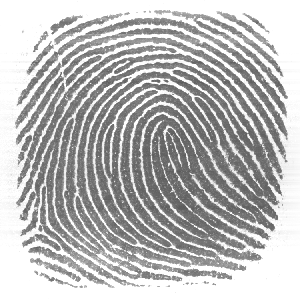
#> input picture test/f001R1.pgm, 300 x 300 px; its folder holds only this picture in this run
$ python base_loader.py   (older library calls are emulated)
#> lines starting #> are read from the running program, lines starting #| are printed output that depends on the picture
import os
import cv2
import numpy as np

class BaseLoader(object):

	def __init__(self , base_path):
		self.base_path = base_path
		self.images = []
		self.image_paths = []
		self.load_images()
#> in load_images, image is the input picture: shape (300, 300); min 90, max 255, mean 186.7

	def load_images(self):
		print("loading base ...")
		self.image_paths = os.listdir(self.base_path)
		self.image_paths.sort()
		for image_path in self.image_paths:
			image = cv2.imread(self.base_path + "/" + image_path , 0)
			self.images.append(image)
		print("load complete")

	def enhancement(self , alpha = 150 , y = 95):
#> called with alpha = 150, y = 95
		print("enhancement started ...")
		enhanced_images = []
		for image in self.images:
			mean = np.mean(image)                 #compute mean value
			variance = np.var(image)              #compute the variance
			standard_deviation = np.std(image)    #computing standard deviation
			height , width = image.shape
			enhanced_image = np.zeros((height , width) , np.uint8)  #create empty image ,this matrix will reciave the enhanced values calculated
			for x_axis in xrange(0 , height):
				for y_axis in xrange(0 , width):
					new_value = alpha + y * (int(image.item((x_axis , y_axis)) - mean) / standard_deviation) #works better with standard deviation than variance
					if new_value < 0:             #verifing if new value is between 0 and 255 (minimum and maximun values possible))
						new_value = 0
					elif new_value > 255:
						new_value = 255
					enhanced_image.itemset((x_axis , y_axis) , new_value) #setting enhanced value
			enhanced_images.append(enhanced_image)
#> this loop made 1 pass
#> (mean, variance, standard_deviation, height, width) on pass 1: (186.7, 3923.6, 62.64, 300, 300)
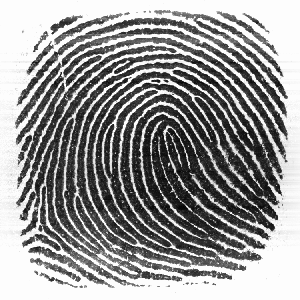
#> enhanced_image: shape (300, 300); min 4, max 253, mean 149.9
#> after the loop, enhanced_images = 1 item
		print("enhancement completed")
		return enhanced_images

	def equalize(self):
		equalized_images = []
		for image in self.images:
			height , width = image.shape
			equalized_image = np.zeros((height , width) , np.uint8)
			equalized_image = cv2.equalizeHist(image)
			equalized_images.append(equalized_image)
		return equalized_images

	def devide_into_blocks(self , image , block_size):
		blocks = []
		image_height ,image_width = image.shape[:2]
		for x_axis in xrange(0,image_height , block_size):
			for y_axis in xrange(0,image_width , block_size):
				seed = tuple([x_axis , y_axis])
				block = []
				for i in xrange(seed[0],seed[0] + block_size):
					for j in xrange(seed[1],seed[1] + block_size):
						if i >= image_height:
							i = image_height - 1
						if j >= image_width:
							j = image_width - 1
						#print("i : " + str(i) + " | j : " + str(j))
						block.append(image.item(i,j))
				blocks.append(block)
		#print(len(blocks))
		return blocks

	def orientation(self , image , median_kernel_size , sobel_kernel_size):
		median_image = cv2.medianBlur(image , median_kernel_size)
		gx = cv2.Sobel(image,cv2.CV_64F,1,0,ksize=sobel_kernel_size)
		gy = cv2.Sobel(image,cv2.CV_64F,0,1,ksize=sobel_kernel_size)
		gx_blocks = self.devide_into_blocks(gx , 11)
		gy_blocks = self.devide_into_blocks(gy , 11)
		x_orientations = []
		y_orientetions = []
		for   block_index in range(0 , len(gx_blocks)):
			gx_block = np.array(gx_blocks[block_index] , np.uint8)
			gy_block = np.array(gy_blocks[block_index] , np.uint8)
			a_x = int(np.sum(abs((gx_block * gx_block) - (gy_block * gy_block))) / (11 * 11))
			a_y = int(np.sum(abs(2 * gx_block * gy_block)) / (11 * 11))
			x_orientations.append(a_x)
			y_orientetions.append(a_y)
		print(x_orientations)
		print(y_orientetions)


base = BaseLoader('test')
enhanced_images = base.enhancement()
#> enhanced_images = 1 item
base.orientation(enhanced_images[0] ,5 ,  3)
#> in orientation, `median_image = cv2.medianBlur(image , median_kernel_size)`:
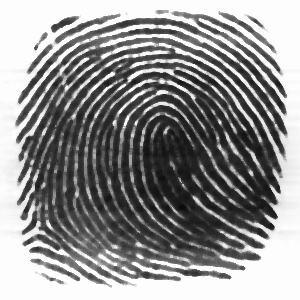
#> median_image: shape (300, 300); min 8, max 253, mean 143.5
#> in orientation, `gx = cv2.Sobel(image,cv2.CV_64F,1,0,ksize=sobel_kernel_size)`:
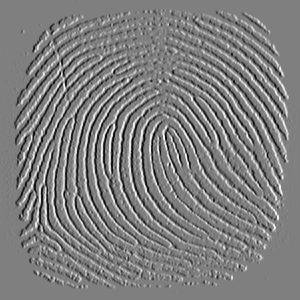
#> gx: shape (300, 300) float64; min -904, max 908, mean 0; drawn with min black and max white
#> in orientation, `gy = cv2.Sobel(image,cv2.CV_64F,0,1,ksize=sobel_kernel_size)`:
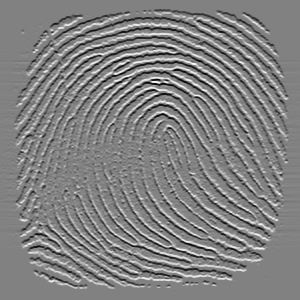
#> gy: shape (300, 300) float64; min -959, max 923, mean 0; drawn with min black and max white
#> after the loop in devide_into_blocks, `for x_axis in xrange(0,image_height , block_size):`: blocks = 784 items; i = 299
#> in orientation, `gx_blocks = self.devide_into_blocks(gx , 11)`: gx_blocks = 784 items
#> the loop in orientation, `for   block_index in range(0 , len(gx_blocks)):` made 784 passes
#> (a_x, a_y) on passes 1 to 3: (0, 0), (0, 0), (0, 0)
#> after the loop in orientation, `for   block_index in range(0 , len(gx_blocks)):`: x_orientations = 784 values, max 163 at index 335, min 0 at index 0, mean 92.43; y_orientetions = 784 values, max 140 at index 610, min 0 at index 0, mean 92.2
#> (printed output is left out)
#> (printed output is left out)
